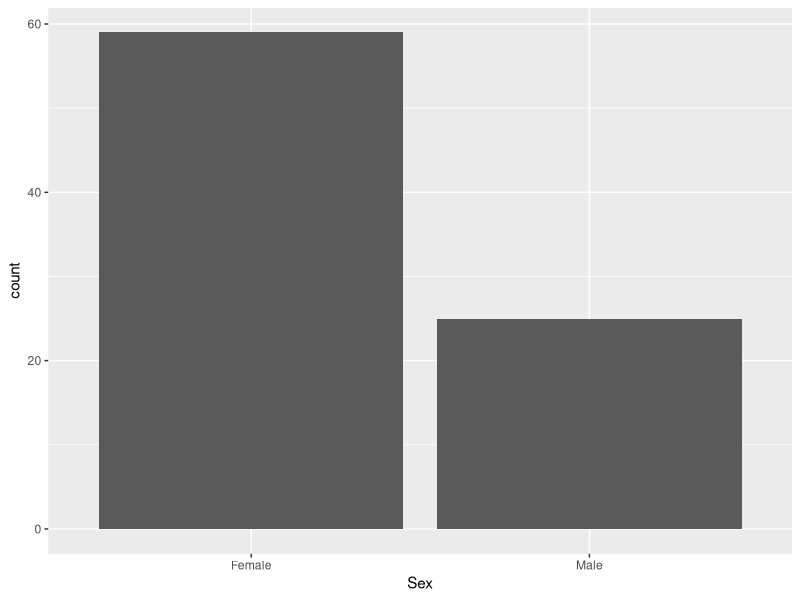
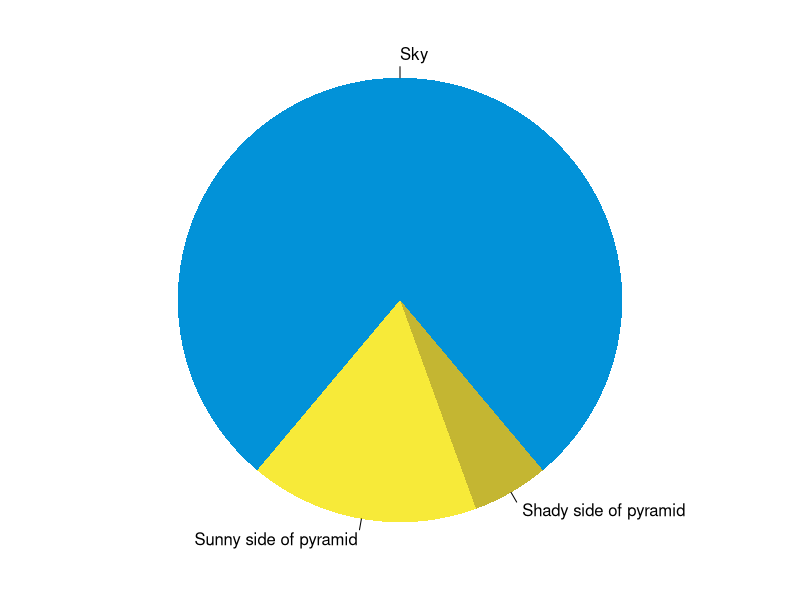

Write the R code that produced these figures, in order.
## ---- chunk 1
knitr::opts_chunk$set(collapse = TRUE)
## ---- chunk 2

library(tidyverse)
library(forcats)
library(vcd)

ggplot(data = Arthritis, aes(x = Sex)) +
  geom_bar()

## ---- chunk 3
par(mar = c(0, 1, 0, 1))
pie(
  c(280, 60, 20),
  c('Sky', 'Sunny side of pyramid', 'Shady side of pyramid'),
  col = c('#0292D8', '#F7EA39', '#C4B632'),
  init.angle = -50, border = NA
)
